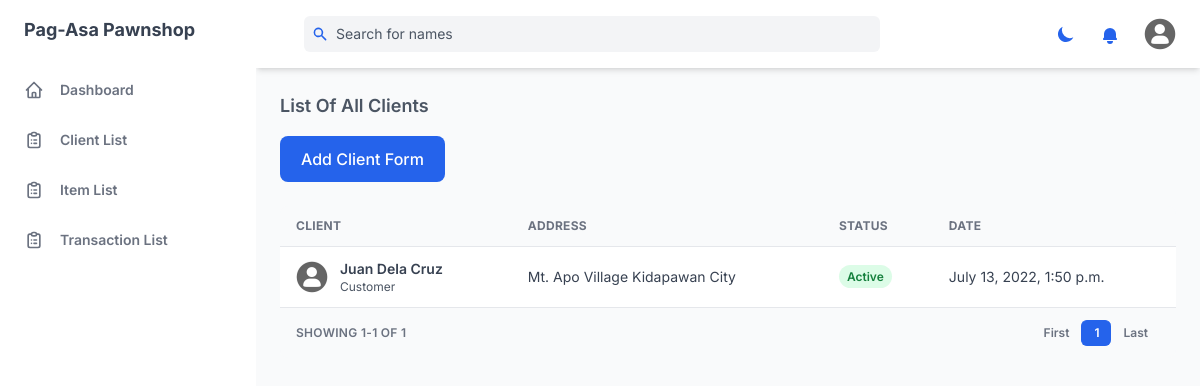
The app's page /client/list/ (signed in), older data.
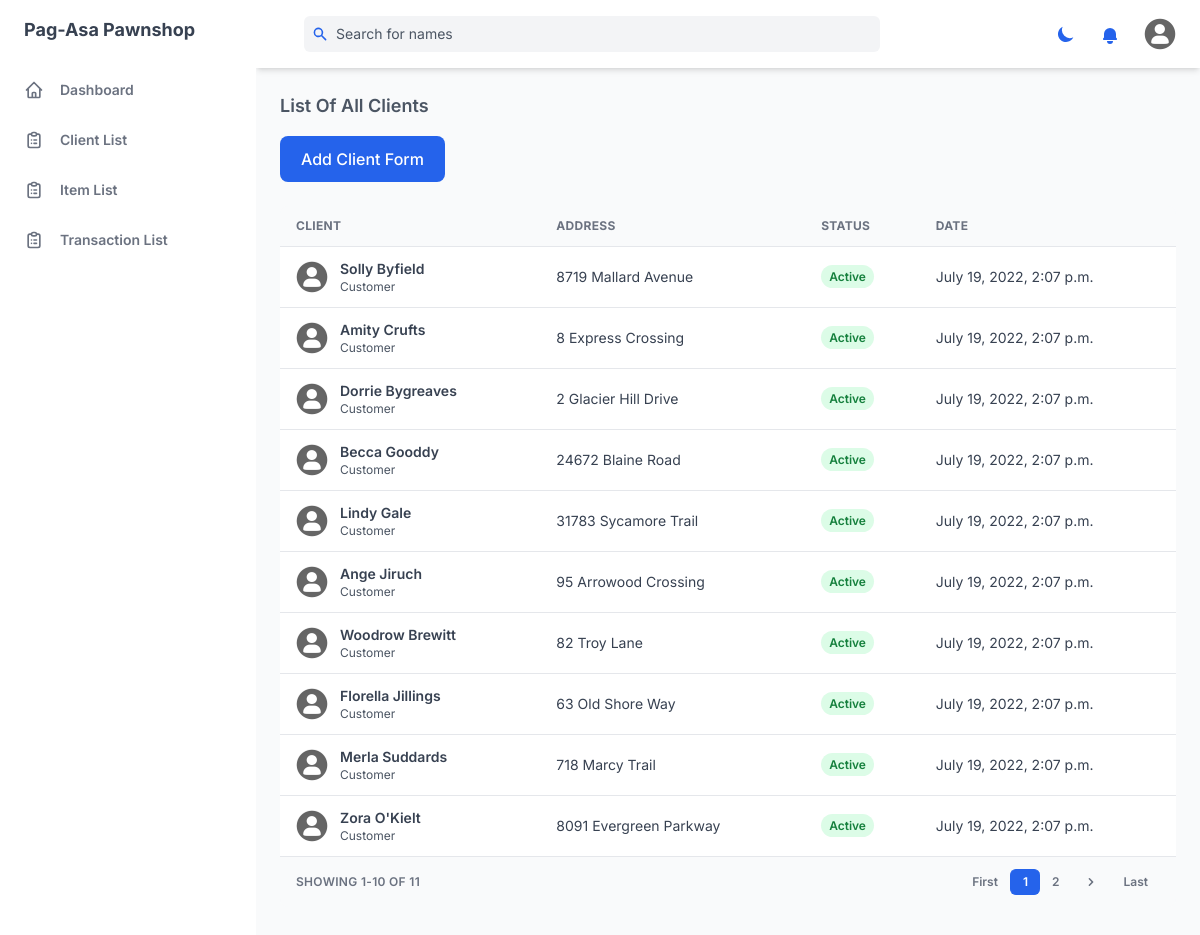
The same page, newer data.
### management_system/models.py (models this page shows, shortened)
class Client(models.Model):
    CLIENT_STATUS =  [
    ('active', 'Active'),
    ('inactive', 'Inactive'),
    ]
    first_name = models.CharField(max_length=255)
    last_name = models.CharField(max_length=255)
    middle_name = models.CharField(max_length=255, null=True, blank=True)
    address = models.TextField(max_length=500)
    contact_number = models.IntegerField()
    email_address = models.CharField(max_length=255, blank=True, null=True)
    status = models.CharField(max_length=10, choices=CLIENT_STATUS, default='active')
    created = models.DateTimeField(auto_now_add=True)
    updated = models.DateTimeField(auto_now=True)

### management_system/views.py (the view)
class ClientListView(LoginRequiredMixin, ListView):
    model = Client
    template_name = "client_list_full.html"
    paginate_by = 10
    context_object_name = 'clients'
    ordering = ['-created']

### templates/client_list_full.html
{% extends 'base.html' %}
{% block content %}
    {% include 'components/client_list.html' %}
{% endblock%}

### templates/components/client_list.html (shortened to what the changed rows need)
{% load static %}
{% load mathfilters %}
<div id="content" class="mt-6">
  <div class="w-full overflow-hidden rounded-lg shadow-xs">
    <div class="w-full overflow-x-auto">
      <table class="w-full whitespace-no-wrap">
        <thead>
          <tr
            class="text-xs font-semibold tracking-wide text-left text-gray-500 uppercase border-b dark:border-gray-700 bg-gray-50 dark:text-gray-400 dark:bg-gray-800"
          >
            <th class="px-4 py-3">Client</th>
            <th class="px-4 py-3">Address</th>
            <th class="px-4 py-3">Status</th>
            <th class="px-4 py-3">Date</th>
          </tr>
        </thead>
        <tbody class="bg-white divide-y dark:divide-gray-700 dark:bg-gray-800">
          {% for client in clients %}
          <tr class="text-gray-700 dark:text-gray-400">
            <td class="px-4 py-3">
              <div class="flex items-center text-sm">
                <div class="relative hidden w-8 h-8 mr-3 rounded-full md:block">
                  <img
                    class="object-cover w-full h-full rounded-full"
                    src="{% static 'assets/img/default.png' %}"
                    alt=""
                    loading="lazy"
                  />
                  <div
                    class="absolute inset-0 rounded-full shadow-inner"
                    aria-hidden="true"
                  ></div>
                </div>
                <div>
                  <a hx-boost="true" href="{% url 'client_detail' client.pk %}" hx-indicator="#my-indicator">
                    <p class="font-semibold">
                      {{client.first_name|title}} {{client.last_name|title}}
                    </p>
                  </a>
                  <p class="text-xs text-gray-600 dark:text-gray-400">
                    Customer
                  </p>
                </div>
              </div>
            </td>
            <td class="px-4 py-3 text-sm">{{ client.address|title }}</td>
            <td class="px-4 py-3 text-xs">
              <span
                class="px-2 py-1 font-semibold leading-tight bg-green-100 rounded-full dark:text-green-100 {% if client.status == 'active'%}text-green-700 dark:bg-green-700{% else %}text-red-600 dark:bg-red-600{% endif %}"
              >
               {{client.status|title}}
              </span>
            </td>
            <td class="px-4 py-3 text-sm">{{ client.created }}</td>
          </tr>
          {% endfor %}
        </tbody>
      </table>
    </div>
    <div
      class="grid px-4 py-3 text-xs font-semibold tracking-wide text-gray-500 uppercase border-t dark:border-gray-700 bg-gray-50 sm:grid-cols-9 dark:text-gray-400 dark:bg-gray-800"
    >
      <span class="flex items-center col-span-3">
        Showing {% if page_obj.number > 1%}{{page_obj.number|sub:1}}{% endif %}1-{% if page_obj.number == page_obj.paginator.num_pages%}{{page_obj.paginator.count}}{%else%}{{page_obj.number|mul:10}}{%endif%} of {{page_obj.paginator.count}}
      </span>
      <span class="col-span-2"></span>
      <span class="flex col-span-4 mt-2 sm:mt-auto sm:justify-end">
        <nav aria-label="Table navigation">
          <ul class="inline-flex items-center">
            {% for num in page_obj.paginator.page_range %}
            {% if page_obj.number == num %}
            <li>
              <a href="?page={{ num }}">
                <button
                  class="px-3 py-1 text-white transition-colors duration-150 bg-blue-600 border border-r-0 border-blue-600 rounded-md focus:outline-none focus:shadow-outline-blue"
                >
                  {{ num }}
                </button>
              </a>
            </li>
            {% elif num > page_obj.number|add:'-3' and num < page_obj.number|add:'3' %}
            <li>
              <a href="?page={{ num }}" hx-boost="true">
                <button
                  class="px-3 py-1 rounded-md focus:outline-none focus:shadow-outline-blue"
                >
                  {{ num }}
                </button>
              </a>
            </li>
            {% endif %}
            {% endfor %}
            {% if page_obj.has_next %}
            <li>
              <a hx-boost="true" href="?page={{ page_obj.next_page_number }}">
                <button
                  class="px-3 py-1 rounded-md rounded-r-lg focus:outline-none focus:shadow-outline-blue"
                  aria-label="Next"
                >
                  <svg
                    class="w-4 h-4 fill-current"
                    aria-hidden="true"
                    viewBox="0 0 20 20"
                  >
                    <path
                      d="M7.293 14.707a1 1 0 010-1.414L10.586 10 7.293 6.707a1 1 0 011.414-1.414l4 4a1 1 0 010 1.414l-4 4a1 1 0 01-1.414 0z"
                      clip-rule="evenodd"
                      fill-rule="evenodd"
                    ></path>
                  </svg>
                </button>
              </a>
            </li>
            {% endif %}
          </ul>
        </nav>
      </span>
    </div>
  </div>
</div>

Row changes from the older to the newer data that the page shows:
removed Client: first_name "Juan", last_name "Dela Cruz", address "Mt. Apo Village Kidapawan City", status "Active", created "July 13, 2022, 1:50 p.m."
added Client: first_name "Solly", last_name "Byfield", address "8719 Mallard Avenue", status "Active", created "July 19, 2022, 2:07 p.m."
added Client: first_name "Amity", last_name "Crufts", address "8 Express Crossing", status "Active", created "July 19, 2022, 2:07 p.m."
added Client: first_name "Dorrie", last_name "Bygreaves", address "2 Glacier Hill Drive", status "Active", created "July 19, 2022, 2:07 p.m."
added Client: first_name "Becca", last_name "Gooddy", address "24672 Blaine Road", status "Active", created "July 19, 2022, 2:07 p.m."
added Client: first_name "Lindy", last_name "Gale", address "31783 Sycamore Trail", status "Active", created "July 19, 2022, 2:07 p.m."
added Client: first_name "Ange", last_name "Jiruch", address "95 Arrowood Crossing", status "Active", created "July 19, 2022, 2:07 p.m."
added Client: first_name "Woodrow", last_name "Brewitt", address "82 Troy Lane", status "Active", created "July 19, 2022, 2:07 p.m."
added Client: first_name "Florella", last_name "Jillings", address "63 Old Shore Way", status "Active", created "July 19, 2022, 2:07 p.m."
added Client: first_name "Merla", last_name "Suddards", address "718 Marcy Trail", status "Active", created "July 19, 2022, 2:07 p.m."
added Client: first_name "Zora", last_name "O'Kielt", address "8091 Evergreen Parkway", status "Active", created "July 19, 2022, 2:07 p.m."
Text that changed along with them:
{{ page_obj.number|mul:10 }}: (not shown) → "10"
{{ page_obj.paginator.count }}: "1" → "11"
{{ page_obj.paginator.count }}: "1" → (not shown)
new list line: "2"
